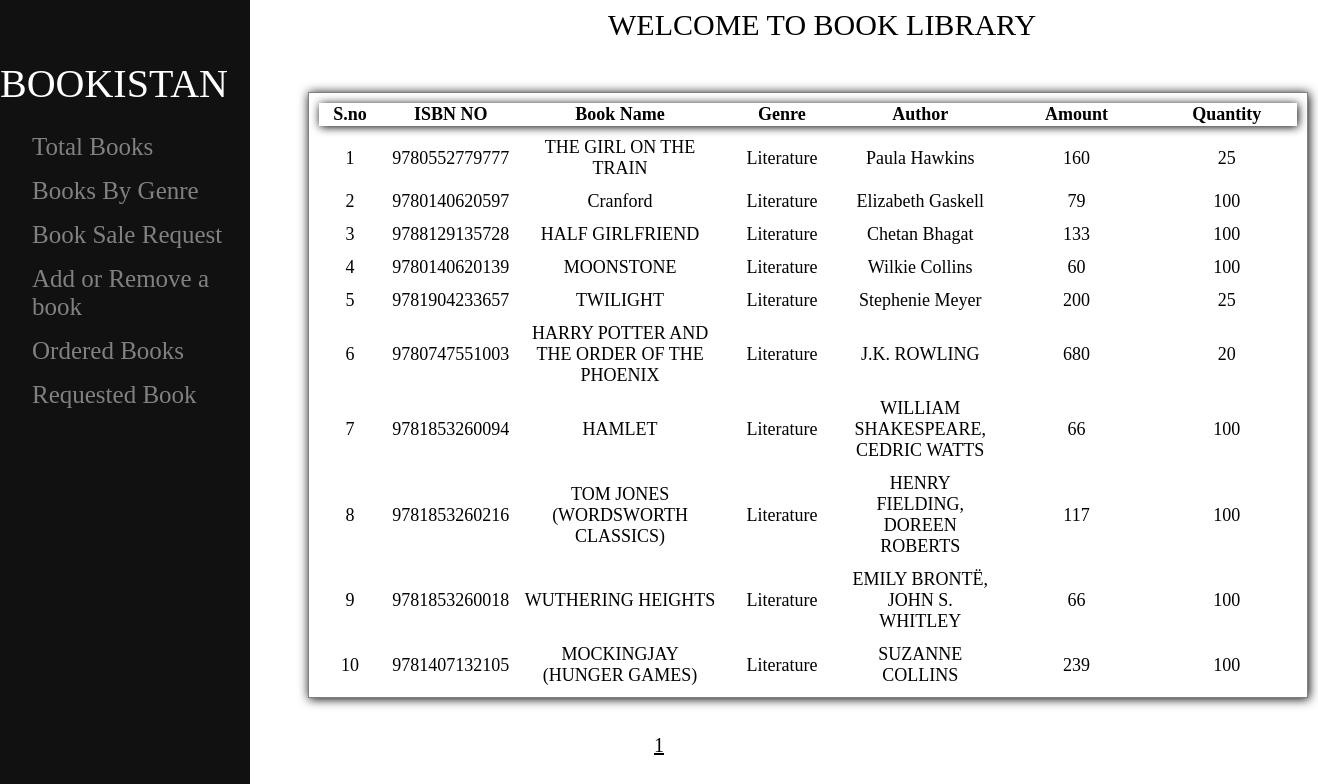
The page /Admin/total_book.php on the database its author committed.
### tables this page shows
CREATE TABLE `book_details` (
  `s_no` int(100) NOT NULL,
  `isbn_no` varchar(20) NOT NULL,
  `book_name` text NOT NULL,
  `book_description` longtext NOT NULL,
  `book_genre` text NOT NULL,
  `book_author` text NOT NULL,
  `book_image` text NOT NULL,
  `cost` int(100) NOT NULL,
  `quantity` int(100) NOT NULL
);

### Admin/total_book.php (the view, shortened to what this page needs)
<!DOCTYPE html>
<?php
	$conn=make_connection();
	if(isset($_GET['page'])){
		$page=$_GET['page'];
	}
	else{
		$page=1;
	}
	$num_per_page=10;
	$start_from=($page-1)*10;
 ?>
<html>
<head>
		<link rel="stylesheet" type="text/css" href="css/side_navigation.css">
		<link rel="stylesheet" type="text/css" href="css/card.css">
</head>
<body>
	<div id="mySidenav" class="sidenav" style="width:250px;float: right">
	<span style="color: white;font-size: 40px">BOOKISTAN</span><br><br>
  <a href="total_book.php">Total Books</a>
  <a href="book_genre.php">Books By Genre</a>
  <a href="book_sale_request.php">Book Sale Request</a>
  <a href="add_remove.php">Add or Remove a book</a>
  <a href="order.php">Ordered Books</a>
  <a href="requested_book.php">Requested Book</a>
</div>
<span style="text-align: center;margin-left: 600px;font-size: 30px">WELCOME TO BOOK LIBRARY</span>
	<table width="1000" style="box-shadow: 1px 1px 10px;margin-left: 300px;margin-top: 50px;border-style: solid;border-width: 1px;font-size: 18px" cellspacing="10">
		<tr style="border-width: 1px;border-style: solid;box-shadow: 1px 1px 10px">
		<th width="60">S.no</th>
		<th width="102">ISBN NO</th>
		<th width="197">Book Name</th>
		<th width="102">Genre</th>
		<th width="150	">Author</th>
		<th width="138">Amount</th>
		<th width="138">Quantity</th>
		</tr>
		<?php
				$query="Select * from book_details order by s_no asc limit $start_from,$num_per_page;";
				$result=mysqli_query($conn,$query);
				while($data=mysqli_fetch_array($result))
				{
			?>
		<tr style="border-width: 1px;border-style: solid;">
			<td style="text-align: center;"><?php echo $data['s_no'];?></td>
			<td style="text-align: center;"><?php echo $data['isbn_no'];?></td>
			<td style="text-align: center;"><?php echo $data['book_name'];?></td>
			<td style="text-align: center;"><?php echo $data['book_genre'];?></td>
			<td style="text-align: center;"><?php echo $data['book_author'];?></td>
			<td style="text-align: center;"><?php echo $data['cost'];?></td>
			<td style="text-align: center;"><?php echo $data['quantity'];?></td>
		</tr>
	<?php } ?>
	</table><br><br>
<center><?php
$prquery = "SELECT * FROM book_details;";
$prresult=mysqli_query($conn,$prquery);
$totalrecord = mysqli_num_rows($prresult);
$totalpages = ceil($totalrecord/$num_per_page);
for($i=1;$i<=$totalpages;$i++)
{
  echo "<a href='total_book.php?page=".$i."' class='btn btn-success'>$i</a>";
}
?></center>
</body>
</html>

### Admin/css/side_navigation.css (style rules this page uses)
.sidenav { height: 100%; width: 0; position: fixed; z-index: 1; top: 0; left: 0; background-color: #111; overflow-x: hidden; transition: 0.5s; padding-top: 60px; }
.sidenav a { padding: 8px 8px 8px 32px; text-decoration: none; font-size: 25px; color: #818181; display: block; transition: 0.3s; }

### Admin/total_book.php (style rules this page uses)
a { color:black; font-size: 20px; padding: 5px; }

### rows shown on the page
book_details: s_no "1", isbn_no "9780552779777", book_name "THE GIRL ON THE TRAIN", book_genre "Literature", book_author "Paula Hawkins", cost "160", quantity "25"
book_details: s_no "2", isbn_no "9780140620597", book_name "Cranford", book_genre "Literature", book_author "Elizabeth Gaskell", cost "79", quantity "100"
book_details: s_no "3", isbn_no "9788129135728", book_name "HALF GIRLFRIEND", book_genre "Literature", book_author "Chetan Bhagat", cost "133", quantity "100"
book_details: s_no "4", isbn_no "9780140620139", book_name "MOONSTONE", book_genre "Literature", book_author "Wilkie Collins", cost "60", quantity "100"
book_details: s_no "5", isbn_no "9781904233657", book_name "TWILIGHT", book_genre "Literature", book_author "Stephenie Meyer", cost "200", quantity "25"
book_details: s_no "6", isbn_no "9780747551003", book_name "HARRY POTTER AND THE ORDER OF THE PHOENIX", book_genre "Literature", book_author "J.K. ROWLING", cost "680", quantity "20"
book_details: s_no "7", isbn_no "9781853260094", book_name "HAMLET", book_genre "Literature", book_author "WILLIAM SHAKESPEARE, CEDRIC WATTS", cost "66", quantity "100"
book_details: s_no "8", isbn_no "9781853260216", book_name "TOM JONES (WORDSWORTH CLASSICS)", book_genre "Literature", book_author "HENRY FIELDING, DOREEN ROBERTS", cost "117", quantity "100"
book_details: s_no "9", isbn_no "9781853260018", book_name "WUTHERING HEIGHTS", book_genre "Literature", book_author "EMILY BRONTË, JOHN S. WHITLEY", cost "66", quantity "100"
book_details: s_no "10", isbn_no "9781407132105", book_name "MOCKINGJAY (HUNGER GAMES)", book_genre "Literature", book_author "SUZANNE COLLINS", cost "239", quantity "100"
